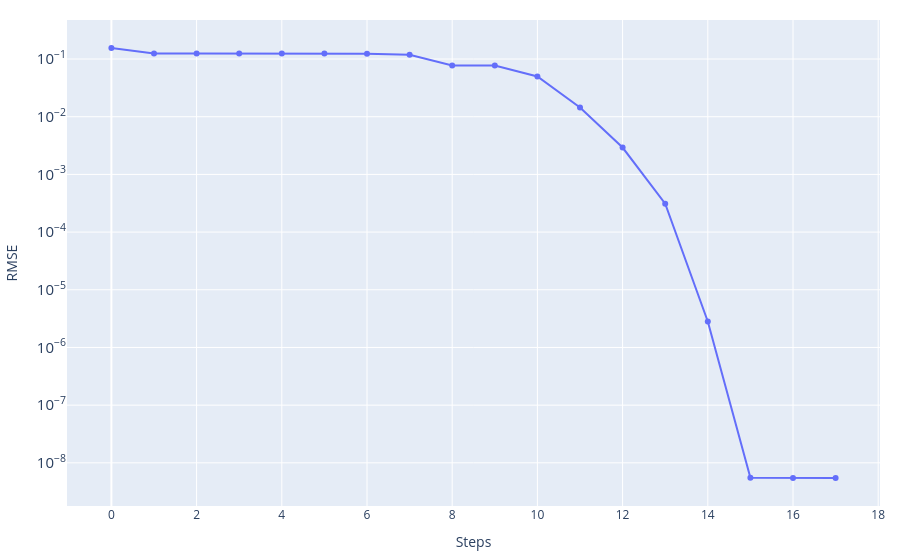
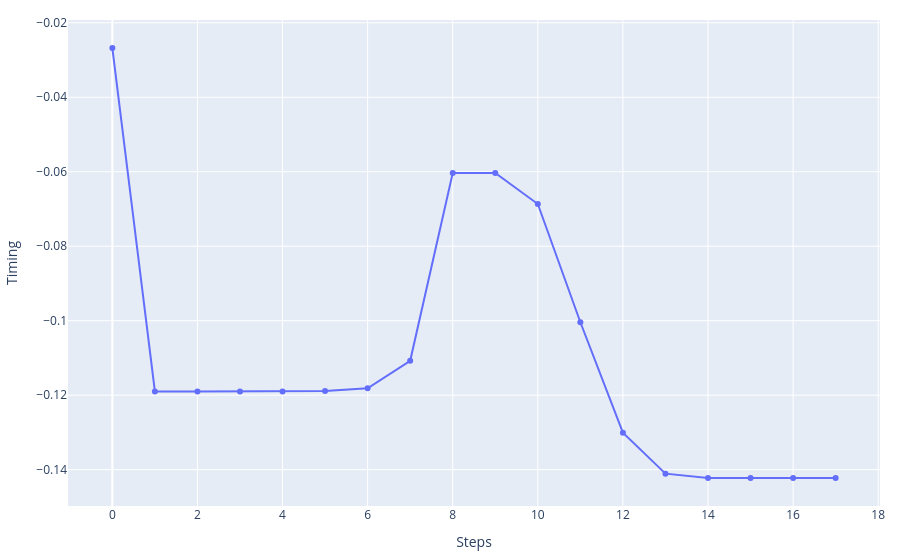
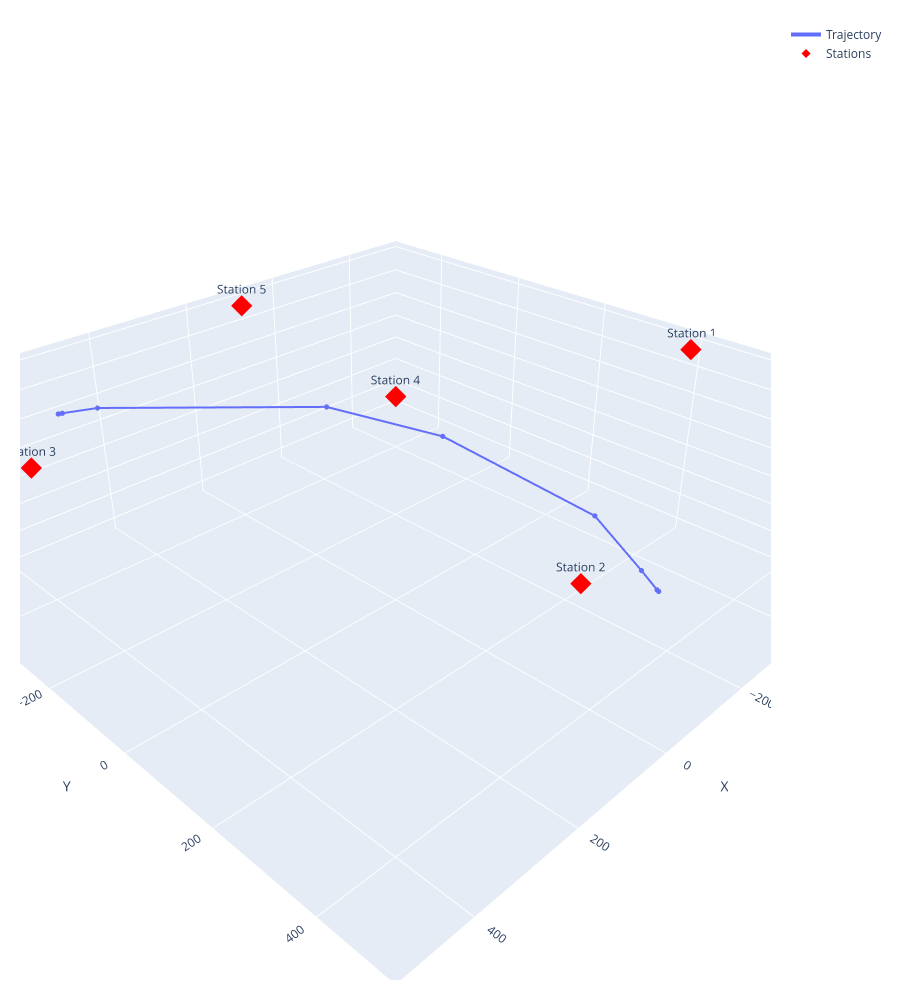

Notebook source saved alongside these figures, in order:
### Code cell
event_best_GN, history_GN, cost_story_GN, misfit_fin_GN = Gauss_Newton.Gauss_Newton(
    stations=stations_norm,
    event_test=np.copy(event_ini),
    n_iteration=1_000,
    steps=np.array([1.0, 1.0, 1.0, 0.0005]),
    vp=vp)

print('Best fitt with:')
print(f'\t- RMSE = {misfit_fin_GN}')
print(f'\t- Event = {event_best_GN}')

Results['Gauss-Newton'] = {'X':event_best_GN['X'],
                           'Y':event_best_GN['Y'],
                           'Z':event_best_GN['Z'],
                           't':event_best_GN['t'],
                           'RMSE':misfit_fin_GN}

_ = graphics.history_2d(cost_story_GN, 'RMSE', log_y=True, filename=None)
_ = graphics.history_2d(history_GN[:, 3], 'Timing', filename=None)
_ = graphics.history_3d(history_GN[:, :3], stations_norm, filename=None)

### Figure 1 — Plotly figure (JSON) as saved in the notebook; plotly's stock layout.template omitted (floating-point values rounded to 4 significant figures)
{"data": [{"mode": "lines+markers", "name": "RMSE", "type": "scatter", "x": [0, 1, 2, 3, 4, 5, 6, 7, 8, 9, 10, 11, 12, 13, 14, 15, 16, 17], "y": [0.155, 0.1246, 0.1246, 0.1246, 0.1246, 0.1246, 0.1241, 0.1189, 0.0774, 0.0774, 0.04982, 0.01444, 0.002924, 0.0003104, 2.818e-06, 5.497e-09, 5.471e-09, 5.471e-09]}], "layout": {"hovermode": "x unified", "margin": {"b": 20, "l": 20, "r": 20, "t": 20}, "title": {}, "xaxis": {"showgrid": true, "title": {"text": "Steps"}}, "yaxis": {"exponentformat": "power", "showgrid": true, "title": {"text": "RMSE"}, "type": "log"}}}

### Figure 2 — Plotly figure (JSON) as saved in the notebook; plotly's stock layout.template omitted (floating-point values rounded to 4 significant figures)
{"data": [{"mode": "lines+markers", "name": "Timing", "type": "scatter", "x": [0, 1, 2, 3, 4, 5, 6, 7, 8, 9, 10, 11, 12, 13, 14, 15, 16, 17], "y": [-0.02678, -0.119, -0.119, -0.119, -0.119, -0.1189, -0.1181, -0.1108, -0.06035, -0.06035, -0.06867, -0.1004, -0.1301, -0.1411, -0.1422, -0.1422, -0.1422, -0.1422]}], "layout": {"hovermode": "x unified", "margin": {"b": 20, "l": 20, "r": 20, "t": 20}, "title": {}, "xaxis": {"showgrid": true, "title": {"text": "Steps"}}, "yaxis": {"exponentformat": "power", "showgrid": true, "title": {"text": "Timing"}, "type": "linear"}}}

### Figure 3 — Plotly figure (JSON) as saved in the notebook; plotly's stock layout.template omitted (floating-point values rounded to 4 significant figures)
{"data": [{"customdata": ["0", "1", "2", "3", "4", "5", "6", "7", "8", "9", "10", "11", "12", "13", "14", "15", "16", "17"], "hovertemplate": "<b>Step %{customdata}</b><br>X: %{x:.2f}<br>Y: %{y:.2f}<br>Z: %{z:.2f}<extra></extra>", "line": {"width": 4}, "marker": {"size": 3}, "mode": "lines+markers", "name": "Trajectory", "type": "scatter3d", "x": [373.1, 373.1, 373.1, 373.1, 373.0, 372.5, 367.1, 317.1, 44.66, 44.66, -85.23, -247.7, -292.3, -314.4, -316.9, -317.0, -317.0, -317.0], "y": [-346.3, -346.3, -346.3, -346.3, -346.3, -346.1, -344.6, -327.1, -107.7, -107.7, 20.7, 211.2, 282.7, 303.5, 305.6, 305.6, 305.6, 305.6], "z": [-20.35, -20.35, -20.35, -20.35, -20.36, -20.38, -20.59, -22.6, -38.14, -38.14, -89.96, -224.4, -317.9, -356.8, -360.3, -360.3, -360.3, -360.3]}, {"hovertemplate": "<b>%{text}</b><br>X: %{x:.2f}<br>Y: %{y:.2f}<br>Z: %{z:.2f}<extra></extra>", "marker": {"color": "red", "size": 7, "symbol": "diamond"}, "mode": "markers+text", "name": "Stations", "text": ["Station 1", "Station 2", "Station 3", "Station 4", "Station 5"], "textposition": "top center", "type": "scatter3d", "x": [-500.0, 200.0, 500.0, 0.0, -100.0], "y": [200.0, 500.0, -200.0, 0.0, -500.0], "z": [-10.0, -10.0, -10.0, 0.0, -10.0]}], "layout": {"height": 1000, "margin": {"b": 20, "l": 20, "r": 20, "t": 20}, "scene": {"aspectmode": "data", "camera": {"eye": {"x": 1.5, "y": 1.5, "z": 1.2}}, "xaxis": {"showgrid": true, "title": {"text": "X"}}, "yaxis": {"showgrid": true, "title": {"text": "Y"}}, "zaxis": {"showgrid": true, "title": {"text": "Z"}}}, "title": {}}}
